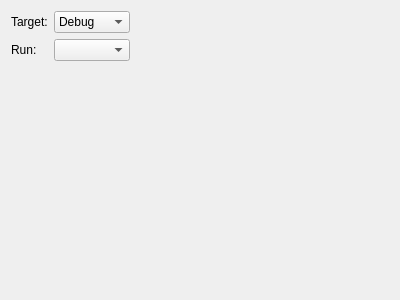
<?xml version="1.0" encoding="UTF-8"?>
<ui version="4.0">
 <class>ProjectProperties</class>
 <widget class="QWidget" name="ProjectProperties">
  <property name="geometry">
   <rect>
    <x>0</x>
    <y>0</y>
    <width>400</width>
    <height>300</height>
   </rect>
  </property>
  <property name="windowTitle">
   <string>Form</string>
  </property>
  <layout class="QGridLayout" name="gridLayout">
   <item row="0" column="2">
    <spacer name="horizontalSpacer">
     <property name="orientation">
      <enum>Qt::Horizontal</enum>
     </property>
     <property name="sizeHint" stdset="0">
      <size>
       <width>40</width>
       <height>20</height>
      </size>
     </property>
    </spacer>
   </item>
   <item row="0" column="1">
    <widget class="QComboBox" name="comboBoxTarget">
     <item>
      <property name="text">
       <string>Debug</string>
      </property>
     </item>
     <item>
      <property name="text">
       <string>Release</string>
      </property>
     </item>
    </widget>
   </item>
   <item row="2" column="0">
    <spacer name="verticalSpacer">
     <property name="orientation">
      <enum>Qt::Vertical</enum>
     </property>
     <property name="sizeHint" stdset="0">
      <size>
       <width>20</width>
       <height>40</height>
      </size>
     </property>
    </spacer>
   </item>
   <item row="0" column="0">
    <widget class="QLabel" name="label">
     <property name="text">
      <string>Target:</string>
     </property>
    </widget>
   </item>
   <item row="1" column="0">
    <widget class="QLabel" name="label_2">
     <property name="text">
      <string>Run:</string>
     </property>
    </widget>
   </item>
   <item row="1" column="1">
    <widget class="QComboBox" name="comboBoxRun"/>
   </item>
  </layout>
 </widget>
 <resources/>
 <connections/>
</ui>
